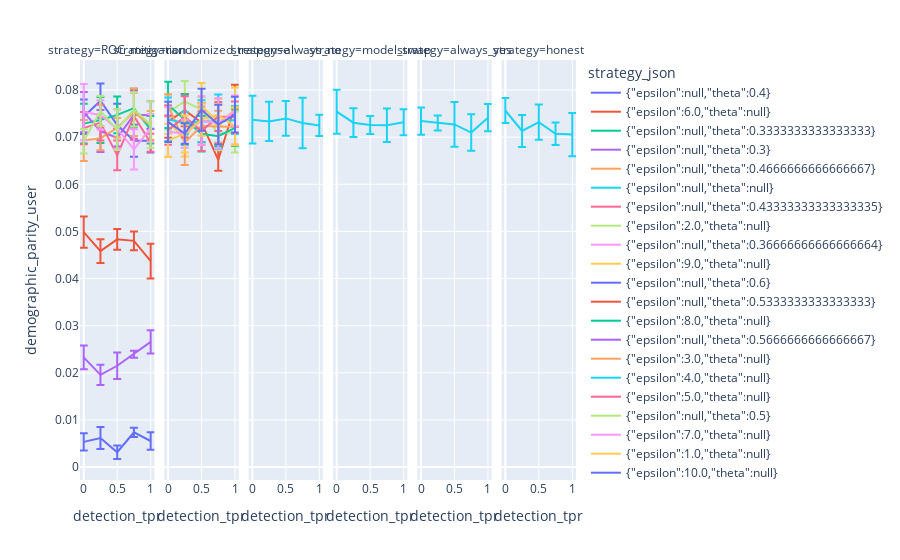

The code cell stored with this chart in its notebook:
### Code cell
px.line(
    manipulation.sort("detection_tpr").with_columns(
        pl.col("demographic_parity_user_std") / sqrt(5)
    ),
    x="detection_tpr",
    y="demographic_parity_user",
    error_y="demographic_parity_user_std",
    facet_col="strategy",
    color="strategy_json",
)

### Figure 1 — Plotly figure (JSON) as saved in the notebook; plotly's stock layout.template omitted (floating-point values rounded to 4 significant figures)
{"data": [{"error_y": {"array": [0.003681, 0.00363, 0.004553, 0.003393, 0.002501]}, "hovertemplate": "strategy_json={\"epsilon\":null,\"theta\":0.4}<br>strategy=ROC_mitigation<br>detection_tpr=%{x}<br>demographic_parity_user=%{y}<extra></extra>", "legendgroup": "{\"epsilon\":null,\"theta\":0.4}", "line": {"color": "#636efa", "dash": "solid"}, "marker": {"symbol": "circle"}, "mode": "lines", "name": "{\"epsilon\":null,\"theta\":0.4}", "orientation": "v", "showlegend": true, "type": "scatter", "x": [0, 0.25, 0.5, 0.75, 1], "xaxis": "x", "y": [0.07434, 0.07774, 0.07256, 0.06923, 0.06927], "yaxis": "y"}, {"error_y": {"array": [0.003434, 0.00342, 0.004133, 0.00234, 0.004466]}, "hovertemplate": "strategy_json={\"epsilon\":6.0,\"theta\":null}<br>strategy=randomized_response<br>detection_tpr=%{x}<br>demographic_parity_user=%{y}<extra></extra>", "legendgroup": "{\"epsilon\":6.0,\"theta\":null}", "line": {"color": "#EF553B", "dash": "solid"}, "marker": {"symbol": "circle"}, "mode": "lines", "name": "{\"epsilon\":6.0,\"theta\":null}", "orientation": "v", "showlegend": true, "type": "scatter", "x": [0, 0.25, 0.5, 0.75, 1], "xaxis": "x2", "y": [0.0733, 0.07574, 0.07308, 0.0652, 0.07665], "yaxis": "y2"}, {"error_y": {"array": [0.004219, 0.004885, 0.003892, 0.004119, 0.002931]}, "hovertemplate": "strategy_json={\"epsilon\":null,\"theta\":0.3333333333333333}<br>strategy=ROC_mitigation<br>detection_tpr=%{x}<br>demographic_parity_user=%{y}<extra></extra>", "legendgroup": "{\"epsilon\":null,\"theta\":0.3333333333333333}", "line": {"color": "#00cc96", "dash": "solid"}, "marker": {"symbol": "circle"}, "mode": "lines", "name": "{\"epsilon\":null,\"theta\":0.3333333333333333}", "orientation": "v", "showlegend": true, "type": "scatter", "x": [0, 0.25, 0.5, 0.75, 1], "xaxis": "x", "y": [0.07288, 0.07365, 0.07474, 0.07617, 0.07158], "yaxis": "y"}, {"error_y": {"array": [0.004262, 0.004463, 0.00199, 0.00512, 0.002927]}, "hovertemplate": "strategy_json={\"epsilon\":null,\"theta\":0.3}<br>strategy=ROC_mitigation<br>detection_tpr=%{x}<br>demographic_parity_user=%{y}<extra></extra>", "legendgroup": "{\"epsilon\":null,\"theta\":0.3}", "line": {"color": "#ab63fa", "dash": "solid"}, "marker": {"symbol": "circle"}, "mode": "lines", "name": "{\"epsilon\":null,\"theta\":0.3}", "orientation": "v", "showlegend": true, "type": "scatter", "x": [0, 0.25, 0.5, 0.75, 1], "xaxis": "x", "y": [0.0753, 0.0713, 0.06984, 0.07477, 0.07468], "yaxis": "y"}, {"error_y": {"array": [0.004343, 0.002507, 0.002087, 0.005035, 0.003064]}, "hovertemplate": "strategy_json={\"epsilon\":null,\"theta\":0.4666666666666667}<br>strategy=ROC_mitigation<br>detection_tpr=%{x}<br>demographic_parity_user=%{y}<extra></extra>", "legendgroup": "{\"epsilon\":null,\"theta\":0.4666666666666667}", "line": {"color": "#FFA15A", "dash": "solid"}, "marker": {"symbol": "circle"}, "mode": "lines", "name": "{\"epsilon\":null,\"theta\":0.4666666666666667}", "orientation": "v", "showlegend": true, "type": "scatter", "x": [0, 0.25, 0.5, 0.75, 1], "xaxis": "x", "y": [0.0693, 0.06976, 0.072, 0.07531, 0.07248], "yaxis": "y"}, {"error_y": {"array": [0.005064, 0.004174, 0.003685, 0.005378, 0.00224]}, "hovertemplate": "strategy_json={\"epsilon\":null,\"theta\":null}<br>strategy=always_no<br>detection_tpr=%{x}<br>demographic_parity_user=%{y}<extra></extra>", "legendgroup": "{\"epsilon\":null,\"theta\":null}", "line": {"color": "#19d3f3", "dash": "solid"}, "marker": {"symbol": "circle"}, "mode": "lines", "name": "{\"epsilon\":null,\"theta\":null}", "orientation": "v", "showlegend": true, "type": "scatter", "x": [0, 0.25, 0.5, 0.75, 1], "xaxis": "x3", "y": [0.0737, 0.07334, 0.07398, 0.073, 0.0725], "yaxis": "y3"}, {"error_y": {"array": [0.004673, 0.003035, 0.001913, 0.003547, 0.002775]}, "hovertemplate": "strategy_json={\"epsilon\":null,\"theta\":null}<br>strategy=model_swap<br>detection_tpr=%{x}<br>demographic_parity_user=%{y}<extra></extra>", "legendgroup": "{\"epsilon\":null,\"theta\":null}", "line": {"color": "#19d3f3", "dash": "solid"}, "marker": {"symbol": "circle"}, "mode": "lines", "name": "{\"epsilon\":null,\"theta\":null}", "orientation": "v", "showlegend": false, "type": "scatter", "x": [0, 0.25, 0.5, 0.75, 1], "xaxis": "x4", "y": [0.07542, 0.07308, 0.07259, 0.07254, 0.07317], "yaxis": "y4"}, {"error_y": {"array": [0.002897, 0.001601, 0.004764, 0.003853, 0.002896]}, "hovertemplate": "strategy_json={\"epsilon\":null,\"theta\":null}<br>strategy=always_yes<br>detection_tpr=%{x}<br>demographic_parity_user=%{y}<extra></extra>", "legendgroup": "{\"epsilon\":null,\"theta\":null}", "line": {"color": "#19d3f3", "dash": "solid"}, "marker": {"symbol": "circle"}, "mode": "lines", "name": "{\"epsilon\":null,\"theta\":null}", "orientation": "v", "showlegend": false, "type": "scatter", "x": [0, 0.25, 0.5, 0.75, 1], "xaxis": "x5", "y": [0.07341, 0.07301, 0.07271, 0.07099, 0.07414], "yaxis": "y5"}, {"error_y": {"array": [0.002652, 0.003397, 0.003758, 0.002396, 0.004579]}, "hovertemplate": "strategy_json={\"epsilon\":null,\"theta\":null}<br>strategy=honest<br>detection_tpr=%{x}<br>demographic_parity_user=%{y}<extra></extra>", "legendgroup": "{\"epsilon\":null,\"theta\":null}", "line": {"color": "#19d3f3", "dash": "solid"}, "marker": {"symbol": "circle"}, "mode": "lines", "name": "{\"epsilon\":null,\"theta\":null}", "orientation": "v", "showlegend": false, "type": "scatter", "x": [0, 0.25, 0.5, 0.75, 1], "xaxis": "x6", "y": [0.07566, 0.07131, 0.0732, 0.07073, 0.07056], "yaxis": "y6"}, {"error_y": {"array": [0.003444, 0.003813, 0.003146, 0.005015, 0.001907]}, "hovertemplate": "strategy_json={\"epsilon\":null,\"theta\":0.43333333333333335}<br>strategy=ROC_mitigation<br>detection_tpr=%{x}<br>demographic_parity_user=%{y}<extra></extra>", "legendgroup": "{\"epsilon\":null,\"theta\":0.43333333333333335}", "line": {"color": "#FF6692", "dash": "solid"}, "marker": {"symbol": "circle"}, "mode": "lines", "name": "{\"epsilon\":null,\"theta\":0.43333333333333335}", "orientation": "v", "showlegend": true, "type": "scatter", "x": [0, 0.25, 0.5, 0.75, 1], "xaxis": "x", "y": [0.07192, 0.07309, 0.06613, 0.07447, 0.06882], "yaxis": "y"}, {"error_y": {"array": [0.003728, 0.004353, 0.002586, 0.003515, 0.00431]}, "hovertemplate": "strategy_json={\"epsilon\":2.0,\"theta\":null}<br>strategy=randomized_response<br>detection_tpr=%{x}<br>demographic_parity_user=%{y}<extra></extra>", "legendgroup": "{\"epsilon\":2.0,\"theta\":null}", "line": {"color": "#B6E880", "dash": "solid"}, "marker": {"symbol": "circle"}, "mode": "lines", "name": "{\"epsilon\":2.0,\"theta\":null}", "orientation": "v", "showlegend": true, "type": "scatter", "x": [0, 0.25, 0.5, 0.75, 1], "xaxis": "x2", "y": [0.07529, 0.07757, 0.07584, 0.07079, 0.07106], "yaxis": "y2"}, {"error_y": {"array": [0.005972, 0.003111, 0.00413, 0.004275, 0.002977]}, "hovertemplate": "strategy_json={\"epsilon\":null,\"theta\":0.36666666666666664}<br>strategy=ROC_mitigation<br>detection_tpr=%{x}<br>demographic_parity_user=%{y}<extra></extra>", "legendgroup": "{\"epsilon\":null,\"theta\":0.36666666666666664}", "line": {"color": "#FF97FF", "dash": "solid"}, "marker": {"symbol": "circle"}, "mode": "lines", "name": "{\"epsilon\":null,\"theta\":0.36666666666666664}", "orientation": "v", "showlegend": true, "type": "scatter", "x": [0, 0.25, 0.5, 0.75, 1], "xaxis": "x", "y": [0.07533, 0.07472, 0.07175, 0.06742, 0.07196], "yaxis": "y"}, {"error_y": {"array": [0.00286, 0.003383, 0.004867, 0.004898, 0.004935]}, "hovertemplate": "strategy_json={\"epsilon\":9.0,\"theta\":null}<br>strategy=randomized_response<br>detection_tpr=%{x}<br>demographic_parity_user=%{y}<extra></extra>", "legendgroup": "{\"epsilon\":9.0,\"theta\":null}", "line": {"color": "#FECB52", "dash": "solid"}, "marker": {"symbol": "circle"}, "mode": "lines", "name": "{\"epsilon\":9.0,\"theta\":null}", "orientation": "v", "showlegend": true, "type": "scatter", "x": [0, 0.25, 0.5, 0.75, 1], "xaxis": "x2", "y": [0.07351, 0.06926, 0.07664, 0.07318, 0.07562], "yaxis": "y2"}, {"error_y": {"array": [0.00184, 0.002342, 0.001437, 0.0009851, 0.001865]}, "hovertemplate": "strategy_json={\"epsilon\":null,\"theta\":0.6}<br>strategy=ROC_mitigation<br>detection_tpr=%{x}<br>demographic_parity_user=%{y}<extra></extra>", "legendgroup": "{\"epsilon\":null,\"theta\":0.6}", "line": {"color": "#636efa", "dash": "solid"}, "marker": {"symbol": "circle"}, "mode": "lines", "name": "{\"epsilon\":null,\"theta\":0.6}", "orientation": "v", "showlegend": true, "type": "scatter", "x": [0, 0.25, 0.5, 0.75, 1], "xaxis": "x", "y": [0.00534, 0.006167, 0.003143, 0.007375, 0.005528], "yaxis": "y"}, {"error_y": {"array": [0.003317, 0.00254, 0.002196, 0.002001, 0.003684]}, "hovertemplate": "strategy_json={\"epsilon\":null,\"theta\":0.5333333333333333}<br>strategy=ROC_mitigation<br>detection_tpr=%{x}<br>demographic_parity_user=%{y}<extra></extra>", "legendgroup": "{\"epsilon\":null,\"theta\":0.5333333333333333}", "line": {"color": "#EF553B", "dash": "solid"}, "marker": {"symbol": "circle"}, "mode": "lines", "name": "{\"epsilon\":null,\"theta\":0.5333333333333333}", "orientation": "v", "showlegend": true, "type": "scatter", "x": [0, 0.25, 0.5, 0.75, 1], "xaxis": "x", "y": [0.04987, 0.04582, 0.04831, 0.048, 0.0437], "yaxis": "y"}, {"error_y": {"array": [0.004916, 0.005331, 0.003758, 0.002136, 0.003877]}, "hovertemplate": "strategy_json={\"epsilon\":8.0,\"theta\":null}<br>strategy=randomized_response<br>detection_tpr=%{x}<br>demographic_parity_user=%{y}<extra></extra>", "legendgroup": "{\"epsilon\":8.0,\"theta\":null}", "line": {"color": "#00cc96", "dash": "solid"}, "marker": {"symbol": "circle"}, "mode": "lines", "name": "{\"epsilon\":8.0,\"theta\":null}", "orientation": "v", "showlegend": true, "type": "scatter", "x": [0, 0.25, 0.5, 0.75, 1], "xaxis": "x2", "y": [0.07685, 0.07373, 0.07073, 0.07022, 0.07199], "yaxis": "y2"}, {"error_y": {"array": [0.002511, 0.002127, 0.0028, 0.0007482, 0.00248]}, "hovertemplate": "strategy_json={\"epsilon\":null,\"theta\":0.5666666666666667}<br>strategy=ROC_mitigation<br>detection_tpr=%{x}<br>demographic_parity_user=%{y}<extra></extra>", "legendgroup": "{\"epsilon\":null,\"theta\":0.5666666666666667}", "line": {"color": "#ab63fa", "dash": "solid"}, "marker": {"symbol": "circle"}, "mode": "lines", "name": "{\"epsilon\":null,\"theta\":0.5666666666666667}", "orientation": "v", "showlegend": true, "type": "scatter", "x": [0, 0.25, 0.5, 0.75, 1], "xaxis": "x", "y": [0.02327, 0.01956, 0.02149, 0.02394, 0.02656], "yaxis": "y"}, {"error_y": {"array": [0.002353, 0.004735, 0.004087, 0.003365, 0.003828]}, "hovertemplate": "strategy_json={\"epsilon\":3.0,\"theta\":null}<br>strategy=randomized_response<br>detection_tpr=%{x}<br>demographic_parity_user=%{y}<extra></extra>", "legendgroup": "{\"epsilon\":3.0,\"theta\":null}", "line": {"color": "#FFA15A", "dash": "solid"}, "marker": {"symbol": "circle"}, "mode": "lines", "name": "{\"epsilon\":3.0,\"theta\":null}", "orientation": "v", "showlegend": true, "type": "scatter", "x": [0, 0.25, 0.5, 0.75, 1], "xaxis": "x2", "y": [0.07674, 0.06884, 0.07242, 0.07223, 0.07225], "yaxis": "y2"}, {"error_y": {"array": [0.004596, 0.002356, 0.004451, 0.005788, 0.002962]}, "hovertemplate": "strategy_json={\"epsilon\":4.0,\"theta\":null}<br>strategy=randomized_response<br>detection_tpr=%{x}<br>demographic_parity_user=%{y}<extra></extra>", "legendgroup": "{\"epsilon\":4.0,\"theta\":null}", "line": {"color": "#19d3f3", "dash": "solid"}, "marker": {"symbol": "circle"}, "mode": "lines", "name": "{\"epsilon\":4.0,\"theta\":null}", "orientation": "v", "showlegend": true, "type": "scatter", "x": [0, 0.25, 0.5, 0.75, 1], "xaxis": "x2", "y": [0.07381, 0.07297, 0.07339, 0.0733, 0.07363], "yaxis": "y2"}, {"error_y": {"array": [0.003102, 0.00436, 0.0042, 0.003068, 0.003325]}, "hovertemplate": "strategy_json={\"epsilon\":5.0,\"theta\":null}<br>strategy=randomized_response<br>detection_tpr=%{x}<br>demographic_parity_user=%{y}<extra></extra>", "legendgroup": "{\"epsilon\":5.0,\"theta\":null}", "line": {"color": "#FF6692", "dash": "solid"}, "marker": {"symbol": "circle"}, "mode": "lines", "name": "{\"epsilon\":5.0,\"theta\":null}", "orientation": "v", "showlegend": true, "type": "scatter", "x": [0, 0.25, 0.5, 0.75, 1], "xaxis": "x2", "y": [0.07151, 0.07431, 0.07129, 0.07438, 0.07422], "yaxis": "y2"}, {"error_y": {"array": [0.002589, 0.003162, 0.004331, 0.00362, 0.004943]}, "hovertemplate": "strategy_json={\"epsilon\":null,\"theta\":0.5}<br>strategy=ROC_mitigation<br>detection_tpr=%{x}<br>demographic_parity_user=%{y}<extra></extra>", "legendgroup": "{\"epsilon\":null,\"theta\":0.5}", "line": {"color": "#B6E880", "dash": "solid"}, "marker": {"symbol": "circle"}, "mode": "lines", "name": "{\"epsilon\":null,\"theta\":0.5}", "orientation": "v", "showlegend": true, "type": "scatter", "x": [0, 0.25, 0.5, 0.75, 1], "xaxis": "x", "y": [0.06913, 0.07558, 0.07162, 0.07589, 0.07267], "yaxis": "y"}, {"error_y": {"array": [0.005327, 0.002962, 0.0052, 0.005341, 0.003272]}, "hovertemplate": "strategy_json={\"epsilon\":7.0,\"theta\":null}<br>strategy=randomized_response<br>detection_tpr=%{x}<br>demographic_parity_user=%{y}<extra></extra>", "legendgroup": "{\"epsilon\":7.0,\"theta\":null}", "line": {"color": "#FF97FF", "dash": "solid"}, "marker": {"symbol": "circle"}, "mode": "lines", "name": "{\"epsilon\":7.0,\"theta\":null}", "orientation": "v", "showlegend": true, "type": "scatter", "x": [0, 0.25, 0.5, 0.75, 1], "xaxis": "x2", "y": [0.07115, 0.07072, 0.07348, 0.07294, 0.07559], "yaxis": "y2"}, {"error_y": {"array": [0.003525, 0.003917, 0.003461, 0.002199, 0.004034]}, "hovertemplate": "strategy_json={\"epsilon\":1.0,\"theta\":null}<br>strategy=randomized_response<br>detection_tpr=%{x}<br>demographic_parity_user=%{y}<extra></extra>", "legendgroup": "{\"epsilon\":1.0,\"theta\":null}", "line": {"color": "#FECB52", "dash": "solid"}, "marker": {"symbol": "circle"}, "mode": "lines", "name": "{\"epsilon\":1.0,\"theta\":null}", "orientation": "v", "showlegend": true, "type": "scatter", "x": [0, 0.25, 0.5, 0.75, 1], "xaxis": "x2", "y": [0.06932, 0.07069, 0.07375, 0.07478, 0.07231], "yaxis": "y2"}, {"error_y": {"array": [0.004274, 0.002173, 0.004439, 0.004183, 0.003782]}, "hovertemplate": "strategy_json={\"epsilon\":10.0,\"theta\":null}<br>strategy=randomized_response<br>detection_tpr=%{x}<br>demographic_parity_user=%{y}<extra></extra>", "legendgroup": "{\"epsilon\":10.0,\"theta\":null}", "line": {"color": "#636efa", "dash": "solid"}, "marker": {"symbol": "circle"}, "mode": "lines", "name": "{\"epsilon\":10.0,\"theta\":null}", "orientation": "v", "showlegend": true, "type": "scatter", "x": [0, 0.25, 0.5, 0.75, 1], "xaxis": "x2", "y": [0.07324, 0.07076, 0.07583, 0.07268, 0.07477], "yaxis": "y2"}], "layout": {"annotations": [{"font": {}, "showarrow": false, "text": "strategy=ROC_mitigation", "x": 0.075, "xanchor": "center", "xref": "paper", "y": 1, "yanchor": "bottom", "yref": "paper"}, {"font": {}, "showarrow": false, "text": "strategy=randomized_response", "x": 0.245, "xanchor": "center", "xref": "paper", "y": 1, "yanchor": "bottom", "yref": "paper"}, {"font": {}, "showarrow": false, "text": "strategy=always_no", "x": 0.415, "xanchor": "center", "xref": "paper", "y": 1, "yanchor": "bottom", "yref": "paper"}, {"font": {}, "showarrow": false, "text": "strategy=model_swap", "x": 0.585, "xanchor": "center", "xref": "paper", "y": 1, "yanchor": "bottom", "yref": "paper"}, {"font": {}, "showarrow": false, "text": "strategy=always_yes", "x": 0.755, "xanchor": "center", "xref": "paper", "y": 1, "yanchor": "bottom", "yref": "paper"}, {"font": {}, "showarrow": false, "text": "strategy=honest", "x": 0.925, "xanchor": "center", "xref": "paper", "y": 1, "yanchor": "bottom", "yref": "paper"}], "legend": {"title": {"text": "strategy_json"}, "tracegroupgap": 0}, "margin": {"t": 60}, "xaxis": {"anchor": "y", "domain": [0, 0.15], "title": {"text": "detection_tpr"}}, "xaxis2": {"anchor": "y2", "domain": [0.17, 0.32], "matches": "x", "title": {"text": "detection_tpr"}}, "xaxis3": {"anchor": "y3", "domain": [0.34, 0.49], "matches": "x", "title": {"text": "detection_tpr"}}, "xaxis4": {"anchor": "y4", "domain": [0.51, 0.66], "matches": "x", "title": {"text": "detection_tpr"}}, "xaxis5": {"anchor": "y5", "domain": [0.68, 0.83], "matches": "x", "title": {"text": "detection_tpr"}}, "xaxis6": {"anchor": "y6", "domain": [0.85, 1], "matches": "x", "title": {"text": "detection_tpr"}}, "yaxis": {"anchor": "x", "domain": [0, 1], "title": {"text": "demographic_parity_user"}}, "yaxis2": {"anchor": "x2", "domain": [0, 1], "matches": "y", "showticklabels": false}, "yaxis3": {"anchor": "x3", "domain": [0, 1], "matches": "y", "showticklabels": false}, "yaxis4": {"anchor": "x4", "domain": [0, 1], "matches": "y", "showticklabels": false}, "yaxis5": {"anchor": "x5", "domain": [0, 1], "matches": "y", "showticklabels": false}, "yaxis6": {"anchor": "x6", "domain": [0, 1], "matches": "y", "showticklabels": false}}}
